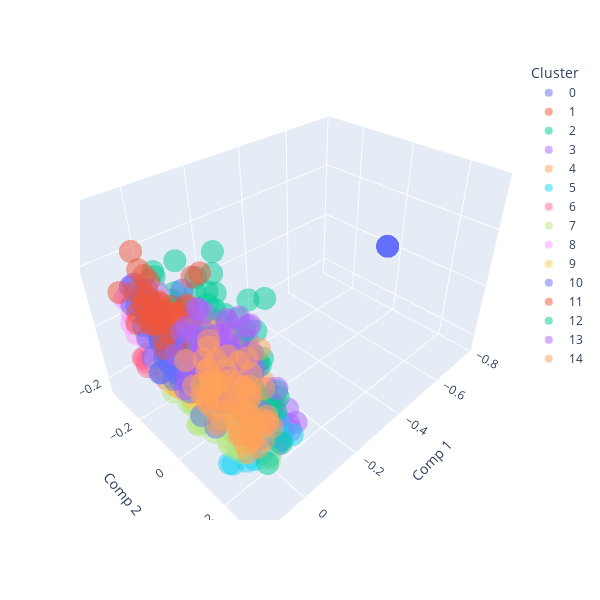

This figure's notebook cell:
### Code cell
pca = PCA(n_components=3)
reduced_data = pca.fit_transform(df_embeds.drop(columns=["id"]))
scatter_3d(reduced_data, clusters)
